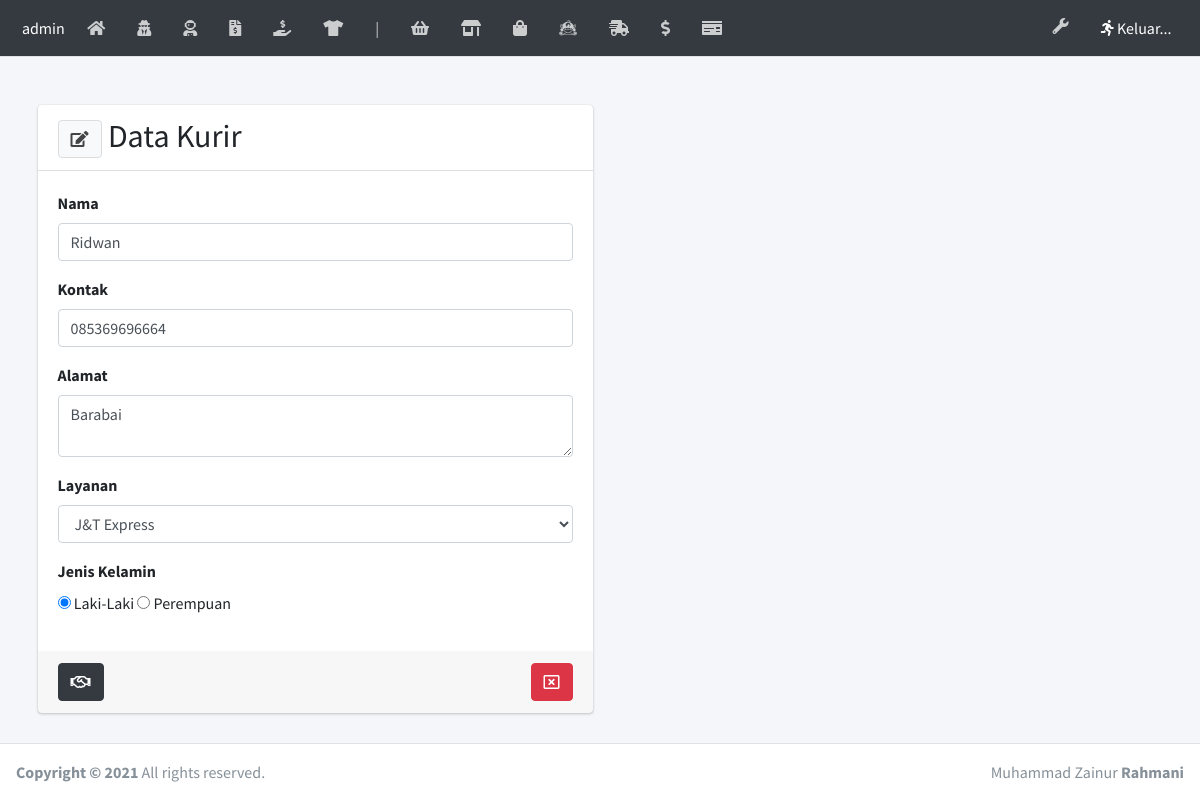
The app's page /laman/kurir_edit.php?idkurir=3 with its own data.
### tables this page shows
CREATE TABLE `kurir` (
  `idkurir` int(3) NOT NULL,
  `username` varchar(10) NOT NULL,
  `password` varchar(10) NOT NULL,
  `namakurir` varchar(80) NOT NULL,
  `kontakkurir` varchar(50) NOT NULL,
  `alamatkurir` text NOT NULL,
  `jkkurir` enum('0','1') NOT NULL,
  `layanan` varchar(20) NOT NULL
);

### laman/kurir_edit.php (the view, shortened to what this page needs)
<?php require('headernya.php');
	$idkurir = $_GET['idkurir'];
	$query = mysqli_query($kon, "SELECT * FROM kurir WHERE idkurir = '$idkurir'");
	$data  = mysqli_fetch_array($query);
?>
  <div class="content-wrapper">
    <br><br>
    <section class="content">
      <div class="container">
        <div class="row">
          <div class="col-md-6 col-sm-12">
            <div class="card">
              <div class="card-header">
                <h2 style="display:inline;"><button class="btn btn-default" type="button" data-toggle="tooltip" data-placement="bottom" title="Ubah"><i class="fas fa-edit"></i></button> Data Kurir</h2>
              </div>
              <div class="card-body">
                <form action="" method="POST" autocomplete="off">
                  <div class="form-group">
                    <label>Nama</label>
                    <input type="text" class="form-control" name="namakurir" value="<?= $data['namakurir'] ?>">
                  </div>
                  <div class="form-group">
                    <label>Kontak</label>
                    <input type="text" class="form-control" name="kontakkurir" value="<?= $data['kontakkurir'] ?>">
                  </div>
                  <div class="form-group">
                    <label>Alamat</label>
                    <textarea class="form-control" name="alamatkurir"><?= $data['alamatkurir'] ?></textarea>
                  </div>
                  <div class="form-group">
                    <label>Layanan</label>
                    <select name="layanan" class="form-control">
                        <option value="<?= $data['layanan'] ?>"><?= $data['layanan'] ?></option>
                      </select>
                  </div>
                  <div class="form-group">
                    <label>Jenis Kelamin</label><br>
                    <?php if($data['jkkurir']==1){ ?>
                      <input type="radio" name="jkkurir" value="0" > Laki-Laki
                      <input type="radio" name="jkkurir" value="1" checked> Perempuan<br>
                    <?php }else if($data['jkkurir']==0){ ?>
                      <input type="radio" name="jkkurir" value="0" checked> Laki-Laki
                      <input type="radio" name="jkkurir" value="1" > Perempuan<br>
                    <?php } ?>
                  </div>
                </div>
                <div class="card-footer">
                  <button type="submit" name="simpan" class="btn btn-dark" data-toggle="tooltip" data-placement="bottom" title="Simpan"><i class="far fa-handshake"></i></button>
                  <button type="button" onclick="window.location='kurir.php';" data-toggle="tooltip" data-placement="bottom" title="Kembali" class="btn btn-danger float-right">
                    <i class="far fa-window-close"></i></button>
                </div>
            	</div>
            </div>
        </div>
      </section>
  </div>
<?php require('footernya.php') ?>

### records on screen
kurir: namakurir "Ridwan", kontakkurir "085369696664", alamatkurir "Barabai", layanan "J&T Express"
